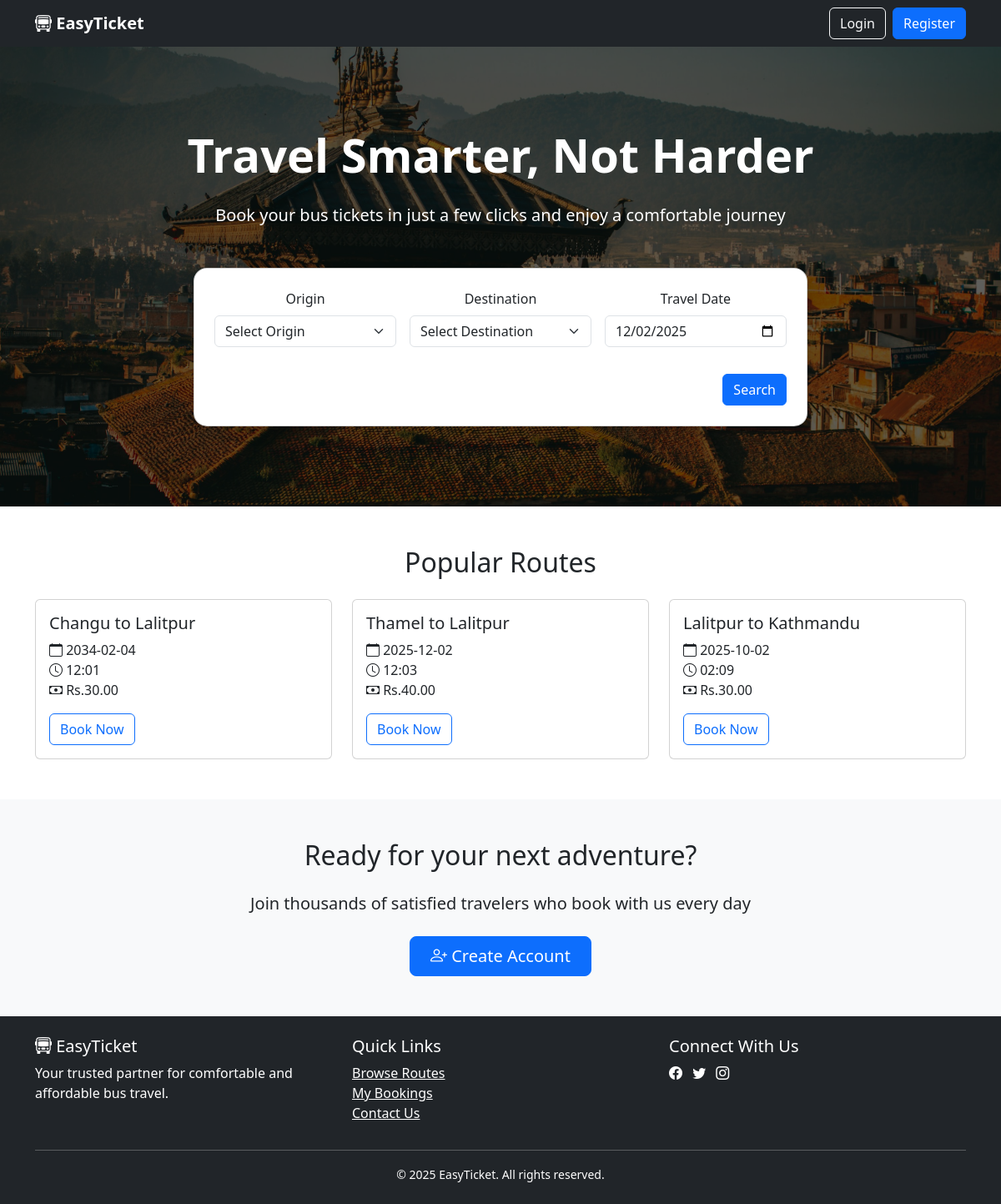
The page / on the database its author committed.
### tables this page shows
CREATE TABLE routes (
    id INTEGER PRIMARY KEY AUTOINCREMENT,
    origin TEXT NOT NULL,
    destination TEXT NOT NULL,
    departure_time TEXT NOT NULL,
    date TEXT NOT NULL,
    price REAL NOT NULL
, bus_number TEXT, driver_name TEXT, driver_contact TEXT, total_seats INTEGER DEFAULT 30);

### app.py (the view)
@app.route('/')
def home():
    conn = get_db()
    popular_routes = conn.execute("""
        SELECT * FROM routes
        ORDER BY date DESC
        LIMIT 5
    """).fetchall()
    origins = conn.execute("SELECT DISTINCT origin FROM routes").fetchall()
    destinations = conn.execute("SELECT DISTINCT destination FROM routes").fetchall()
    conn.close()
    origin_list = [row['origin'] for row in origins if row['origin']]
    destination_list = [row['destination'] for row in destinations if row['destination']]
    locations = sorted(set(origin_list + destination_list))
    return render_template(
        'home.html',
        popular_routes=popular_routes,
        locations=locations,
        current_date=date.today().isoformat()
    )

### app.py (called while the page is built)
def get_db():
    conn = sqlite3.connect('database.db')
    conn.row_factory = sqlite3.Row
    return conn

### templates/home.html (shortened to what this page needs)
<!DOCTYPE html>
<html lang="en">
<head>
  <link href="https://cdn.jsdelivr.net/npm/bootstrap@5.3.0/dist/css/bootstrap.min.css" rel="stylesheet">
  <link rel="stylesheet" href="https://cdn.jsdelivr.net/npm/bootstrap-icons@1.10.0/font/bootstrap-icons.css">
</head>
<body>
  <nav class="navbar navbar-expand-lg navbar-dark bg-dark">
    <div class="container">
      <a class="navbar-brand fw-bold" href="#">
        <i class="bi bi-bus-front"></i> EasyTicket
      </a>
      <div class="d-flex">
        <a href="{{ url_for('login') }}" class="btn btn-outline-light me-2">Login</a>
        <a href="{{ url_for('register') }}" class="btn btn-primary">Register</a>
      </div>
    </div>
  </nav>
  <section class="hero-section text-center">
    <div class="container">
      <h1 class="display-4 fw-bold mb-4">Travel Smarter, Not Harder</h1>
      <p class="lead mb-5">Book your bus tickets in just a few clicks and enjoy a comfortable journey</p>
      <div class="row justify-content-center">
        <div class="col-lg-8">
          <div class="card booking-card">
            <div class="card-body p-4">
<form action="{{ url_for('search') }}" method="GET" class="row g-3">
    <div class="col-md-4">
        <label for="origin" class="form-label">Origin</label>
        <select name="origin" id="origin" class="form-select" required>
            <option value="" disabled selected>Select Origin</option>
        </select>
    </div>
    <div class="col-md-4">
        <label for="destination" class="form-label">Destination</label>
        <select name="destination" id="destination" class="form-select" required>
            <option value="" disabled selected>Select Destination</option>
        </select>
    </div>
    <div class="col-md-4">
        <label for="date" class="form-label">Travel Date</label>
        <input type="date" name="date" id="date" class="form-control" required value="{{ current_date }}">
    </div>
    <div class="col-12 text-end">
        <button type="submit" class="btn btn-primary mt-3">Search</button>
    </div>
</form>
	    </div>
          </div>
        </div>
      </div>
    </div>
  </section>
  <section class="container mb-5">
    <h2 class="text-center mb-4">Popular Routes</h2>
    <div class="row g-4">
      {% for route in popular_routes[:3] %}
      <div class="col-md-4">
        <div class="card route-card h-100">
          <div class="card-body">
            <h5 class="card-title">{{ route.origin }} to {{ route.destination }}</h5>
            <p class="card-text">
              <i class="bi bi-calendar"></i> {{ route.date }}<br>
              <i class="bi bi-clock"></i> {{ route.departure_time }}<br>
              <i class="bi bi-cash"></i> Rs.{{ "%.2f"|format(route.price) }}
            </p>
            <a href="{{ url_for('book_seats', route_id=route.id) }}" class="btn btn-outline-primary">Book Now</a>
          </div>
        </div>
      </div>
      {% endfor %}
    </div>
  </section>
  <section class="bg-light py-5">
    <div class="container text-center">
      <h2 class="mb-4">Ready for your next adventure?</h2>
      <p class="lead mb-4">Join thousands of satisfied travelers who book with us every day</p>
      <a href="{{ url_for('register') }}" class="btn btn-primary btn-lg px-4">
        <i class="bi bi-person-plus"></i> Create Account
      </a>
    </div>
  </section>
  <footer class="bg-dark text-white py-4">
    <div class="container">
      <div class="row">
        <div class="col-md-4">
          <h5><i class="bi bi-bus-front"></i> EasyTicket</h5>
          <p>Your trusted partner for comfortable and affordable bus travel.</p>
        </div>
        <div class="col-md-4">
          <h5>Quick Links</h5>
          <ul class="list-unstyled">
            <li><a href="{{ url_for('show_routes') }}" class="text-white">Browse Routes</a></li>
            <li><a href="{{ url_for('login') }}" class="text-white">My Bookings</a></li>
            <li><a href="#" class="text-white">Contact Us</a></li>
          </ul>
        </div>
        <div class="col-md-4">
          <h5>Connect With Us</h5>
          <a href="#" class="text-white me-2"><i class="bi bi-facebook"></i></a>
          <a href="#" class="text-white me-2"><i class="bi bi-twitter"></i></a>
          <a href="#" class="text-white me-2"><i class="bi bi-instagram"></i></a>
        </div>
      </div>
      <hr>
      <div class="text-center">
        <small>&copy; 2025 EasyTicket. All rights reserved.</small>
      </div>
    </div>
  </footer>
</body>
</html>

### templates/home.html (style rules this page uses)
.hero-section { background: linear-gradient(rgba(0, 0, 0, 0.6), rgba(0, 0, 0, 0.6)), url('/static/images/banner.jpg'); background-size: cover; background-position: center; color: white; padding: 6rem 0; margin-bottom: 3rem; }
.booking-card { box-shadow: 0 0.5rem 1rem rgba(0, 0, 0, 0.15); border-radius: 1rem; }

### rows shown on the page
routes: origin "Changu", destination "Lalitpur", date "2034-02-04", departure_time "12:01", price "30.00"
routes: origin "Thamel", destination "Lalitpur", date "2025-12-02", departure_time "12:03", price "40.00"
routes: origin "Lalitpur", destination "Kathmandu", date "2025-10-02", departure_time "02:09", price "30.00"
